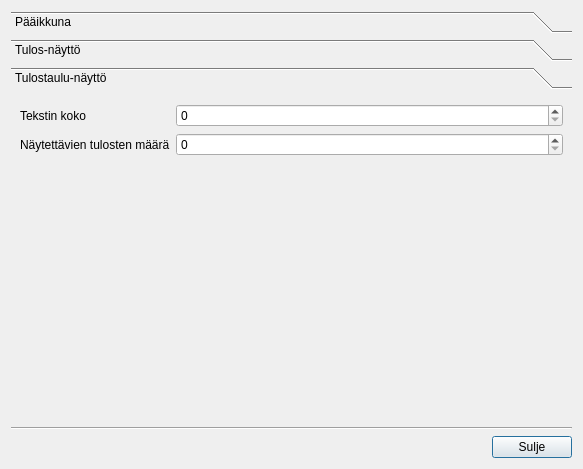
<?xml version="1.0" encoding="UTF-8"?>
<ui version="4.0">
 <class>AsetuksetDialog</class>
 <widget class="QDialog" name="AsetuksetDialog">
  <property name="geometry">
   <rect>
    <x>0</x>
    <y>0</y>
    <width>583</width>
    <height>469</height>
   </rect>
  </property>
  <property name="windowTitle">
   <string>Tulospalvelu - Asetukset</string>
  </property>
  <layout class="QVBoxLayout" name="verticalLayout">
   <item>
    <widget class="QToolBox" name="toolBox">
     <property name="currentIndex">
      <number>2</number>
     </property>
     <widget class="QWidget" name="page">
      <property name="geometry">
       <rect>
        <x>0</x>
        <y>0</y>
        <width>565</width>
        <height>298</height>
       </rect>
      </property>
      <attribute name="label">
       <string>Pääikkuna</string>
      </attribute>
      <layout class="QFormLayout" name="formLayout">
       <item row="0" column="0">
        <widget class="QCheckBox" name="mainWindowAutoUpdateTuloksetForm">
         <property name="text">
          <string>Päivitä Tulokset-näyttö automaattissti uuden kortin lukemisen jälkeen</string>
         </property>
        </widget>
       </item>
       <item row="1" column="0">
        <widget class="QCheckBox" name="mainWindowAutoUpdateSelausForm">
         <property name="text">
          <string>Päivitä Selaus-näyttö automaattisesti uuden kortin lukemisen jälkeen</string>
         </property>
        </widget>
       </item>
       <item row="2" column="0">
        <widget class="QCheckBox" name="mainWindowCloseOnlyIfCurrentWidget">
         <property name="text">
          <string>Sulje tallennettu tulos, vain jos se näytetään</string>
         </property>
        </widget>
       </item>
      </layout>
     </widget>
     <widget class="QWidget" name="page_2">
      <property name="geometry">
       <rect>
        <x>0</x>
        <y>0</y>
        <width>565</width>
        <height>298</height>
       </rect>
      </property>
      <attribute name="label">
       <string>Tulos-näyttö</string>
      </attribute>
      <layout class="QFormLayout" name="formLayout_2">
       <item row="0" column="0">
        <widget class="QLabel" name="label">
         <property name="text">
          <string>Tekstin koko</string>
         </property>
        </widget>
       </item>
       <item row="0" column="1">
        <widget class="QSpinBox" name="tulosFormPointSize"/>
       </item>
       <item row="2" column="0">
        <widget class="QLabel" name="label_2">
         <property name="text">
          <string>Tulostekstin koko</string>
         </property>
        </widget>
       </item>
       <item row="2" column="1">
        <widget class="QSpinBox" name="tulosFormTulosLabelPointSize"/>
       </item>
       <item row="3" column="1">
        <widget class="QCheckBox" name="tulosFormBeepEnabled">
         <property name="text">
          <string>Äänimerkki uuden kortin lukemisen jälkeen (ei vielä käytössä)</string>
         </property>
        </widget>
       </item>
      </layout>
     </widget>
     <widget class="QWidget" name="page_5">
      <property name="geometry">
       <rect>
        <x>0</x>
        <y>0</y>
        <width>565</width>
        <height>298</height>
       </rect>
      </property>
      <attribute name="label">
       <string>Tulostaulu-näyttö</string>
      </attribute>
      <layout class="QFormLayout" name="formLayout_3">
       <item row="0" column="0">
        <widget class="QLabel" name="label_3">
         <property name="text">
          <string>Tekstin koko</string>
         </property>
        </widget>
       </item>
       <item row="0" column="1">
        <widget class="QSpinBox" name="tulosnayttoPointSize"/>
       </item>
       <item row="1" column="0">
        <widget class="QLabel" name="label_4">
         <property name="text">
          <string>Näytettävien tulosten määrä</string>
         </property>
        </widget>
       </item>
       <item row="1" column="1">
        <widget class="QSpinBox" name="tulosnayttoFormTulosLimit"/>
       </item>
      </layout>
     </widget>
    </widget>
   </item>
   <item>
    <widget class="Line" name="line">
     <property name="orientation">
      <enum>Qt::Horizontal</enum>
     </property>
    </widget>
   </item>
   <item>
    <layout class="QHBoxLayout" name="horizontalLayout">
     <item>
      <spacer name="horizontalSpacer">
       <property name="orientation">
        <enum>Qt::Horizontal</enum>
       </property>
       <property name="sizeHint" stdset="0">
        <size>
         <width>40</width>
         <height>20</height>
        </size>
       </property>
      </spacer>
     </item>
     <item>
      <widget class="QPushButton" name="acceptButton">
       <property name="text">
        <string>Sulje</string>
       </property>
      </widget>
     </item>
    </layout>
   </item>
  </layout>
 </widget>
 <resources/>
 <connections>
  <connection>
   <sender>acceptButton</sender>
   <signal>clicked()</signal>
   <receiver>AsetuksetDialog</receiver>
   <slot>accept()</slot>
   <hints>
    <hint type="sourcelabel">
     <x>327</x>
     <y>275</y>
    </hint>
    <hint type="destinationlabel">
     <x>199</x>
     <y>149</y>
    </hint>
   </hints>
  </connection>
 </connections>
</ui>
